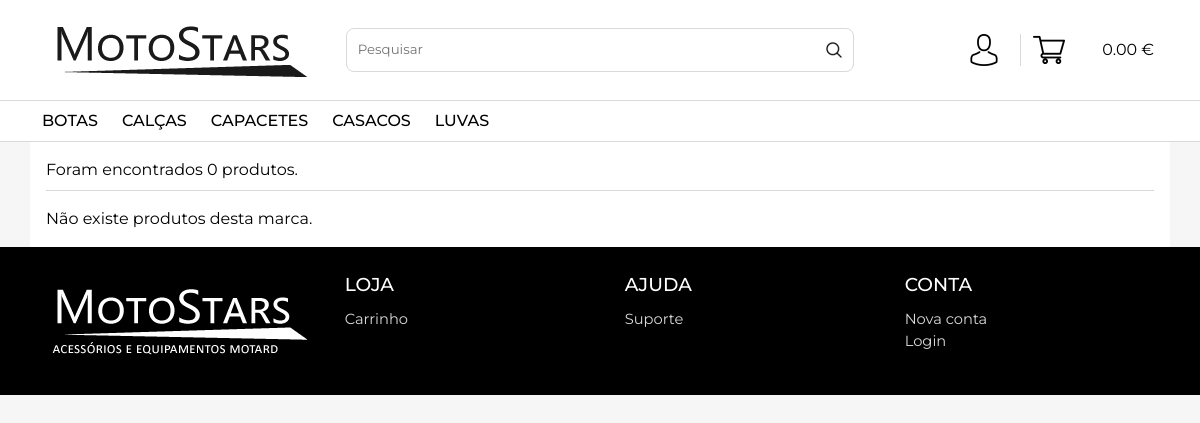
/website/marca.php?id=5, run on the app's committed database.
### tables this page shows
CREATE TABLE `Categorias` (
  `IDCategoria` int(11) NOT NULL,
  `Categoria` varchar(30) NOT NULL
) DEFAULT;

### website/marca.php (the view, shortened to what this page needs)
<?php
    include('source/php/dbconnect.php');
    $search = mysqli_real_escape_string($dbConnect, $_GET['id']);
?>
<!DOCTYPE HTML>
<html>
    <head>
        <?php require("layouts/head.php") ?>
    </head>
    <body>
        <?php require("layouts/header.php") ?>
        <?php require("layouts/navbar.php") ?>
        <main>
            <section>
                <div class="container">
                    <div class="row">
                        <div class="section-content">
                            <div class="list-products-title">
                                <?php
                                    $query = "SELECT * FROM Produtos WHERE IDMarca = '$search'";
                                    $row = mysqli_query($dbConnect,$query);
                                    $find = mysqli_num_rows($row);
                                    echo '<p>Foram encontrados '.$find.' produtos.</p>';
                                ?>
                            </div>
                            <div class="list-products">
                                <?php
                                    $query = "SELECT * FROM Produtos WHERE IDMarca = '$search'";
                                    $doQuery = mysqli_query($dbConnect,$query);
                                    if(mysqli_num_rows($doQuery) > 0){
                                        while ($dr = mysqli_fetch_assoc($doQuery)) {
                                            require('layouts/product.php');
                                    }}else{
                                        echo 'Não existe produtos desta marca.';
                                    }
                                ?>
                            </div>
                        </div>
                    </div>
                </div>
            </section>
        </main>
        <?php require("layouts/footer.php") ?>
    </body>
</html>

### website/layouts/navbar.php
<nav class="navbar" id="navbarmenu">
    <div class="container">
        <div class="row">
            <ul>
                <?php
                    $query = "SELECT * FROM Categorias";
                    $row = mysqli_query($dbConnect, $query);
                    if(mysqli_num_rows($row) > 0) {
                        while($dr = mysqli_fetch_assoc($row)){
                ?>
                <li>
                    <?php echo '<a href="category?id='.$dr['IDCategoria'].'">'.$dr['Categoria'].'</a>'; ?>
                </li>
                <?php
                        }
                    }
                ?>
            </ul>
        </div>
    </div>
</nav>

### website/source/css/default.css (style rules this page uses)
* { font-family: 'Montserrat', sans-serif; box-sizing:border-box; line-height:1.5; }
html { scroll-behavior: smooth; }
body { margin:0; padding:0; background-color:var(--lightgray); }
nav { background-color:var(--white); border-bottom:1px solid var(--gray); }
main { margin:0; padding:0; }
p,h1,h2,h3,h4,h5,h6 { margin:0; font-weight:inherit; }
a { display:block; color:inherit; text-decoration:none; }
.container { margin:auto; padding:0em 1em; }
.row { display:flex; flex-wrap:wrap; margin-left:-1em; margin-right:-1em; }
.section-content { width:100%; padding:1em; background-color:var(--white); }
.navbar ul { display:flex; margin:0; padding:0; }
.navbar ul li { list-style:none; }
.navbar ul li a { text-transform:uppercase; font-weight:500; padding:0.5em 0.75em; }
.list-products { display:flex; flex-wrap:wrap; padding-top:1em; }
.list-products-title { padding:0em 0em 0.5em 0em; background-color:white; width:100%; border-bottom:1px solid var(--gray); font-size:12pt; }

### website/source/css/responsive.css (style rules this page uses)
@media screen and (min-width: 1200px) { .container { width:1140px; } }

### website/source/css/variables.css (style rules this page uses)
:root { --lightblue:#add8e6; --blue:#0084ff; --darkblue:#00008b; --gray:#d9d9d9; --lightgray:#f6f6f6; --mediumgray:#e9e9e9; --darkgray:#a9a9a9; --white:white; --dark:black; --red:red; --yellow:#ffdb49; --darkred:rgb(175, 0, 0); --stockgreen:#00d401; --stockblue:rgb(0, 191, 255); --stockred:red; }

### data on the page
categorias: Categoria "BOTAS"
categorias: Categoria "CALÇAS"
categorias: Categoria "CAPACETES"
categorias: Categoria "CASACOS"
categorias: Categoria "LUVAS"

### other printed values
$total "0.00"
$find "0"
